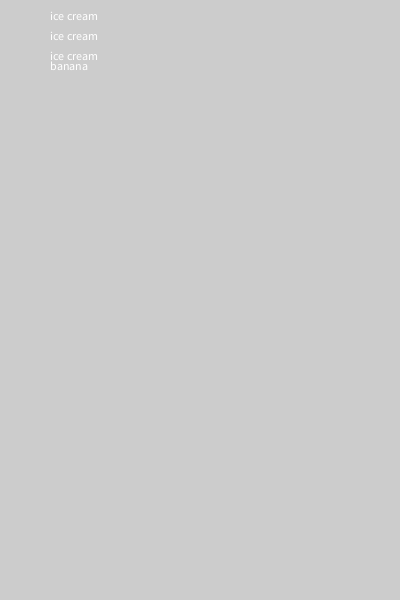
Frame 1 (no input)
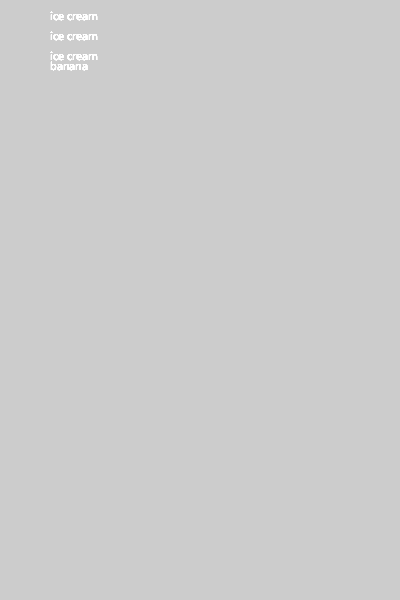
Frame 60 (the mouse pressed at the canvas centre just before this capture)
Frame 120 (the mouse held since frame 60 and released just before this capture): identical to frame 60, image omitted

The Processing sketch that drew these frames (run headless with seeded random() and noise(); from frame 60 on, the mouse is pressed at the canvas centre):

// Processing sketch: banana_split
// ── banana_split.pde
 void setup(){
        size(400,600);  

    }

    void draw(){
for (int i = 1; i < 4; i++) {
   text("ice cream",50,i*20);

  }
text("banana", 50, 70);
    }
